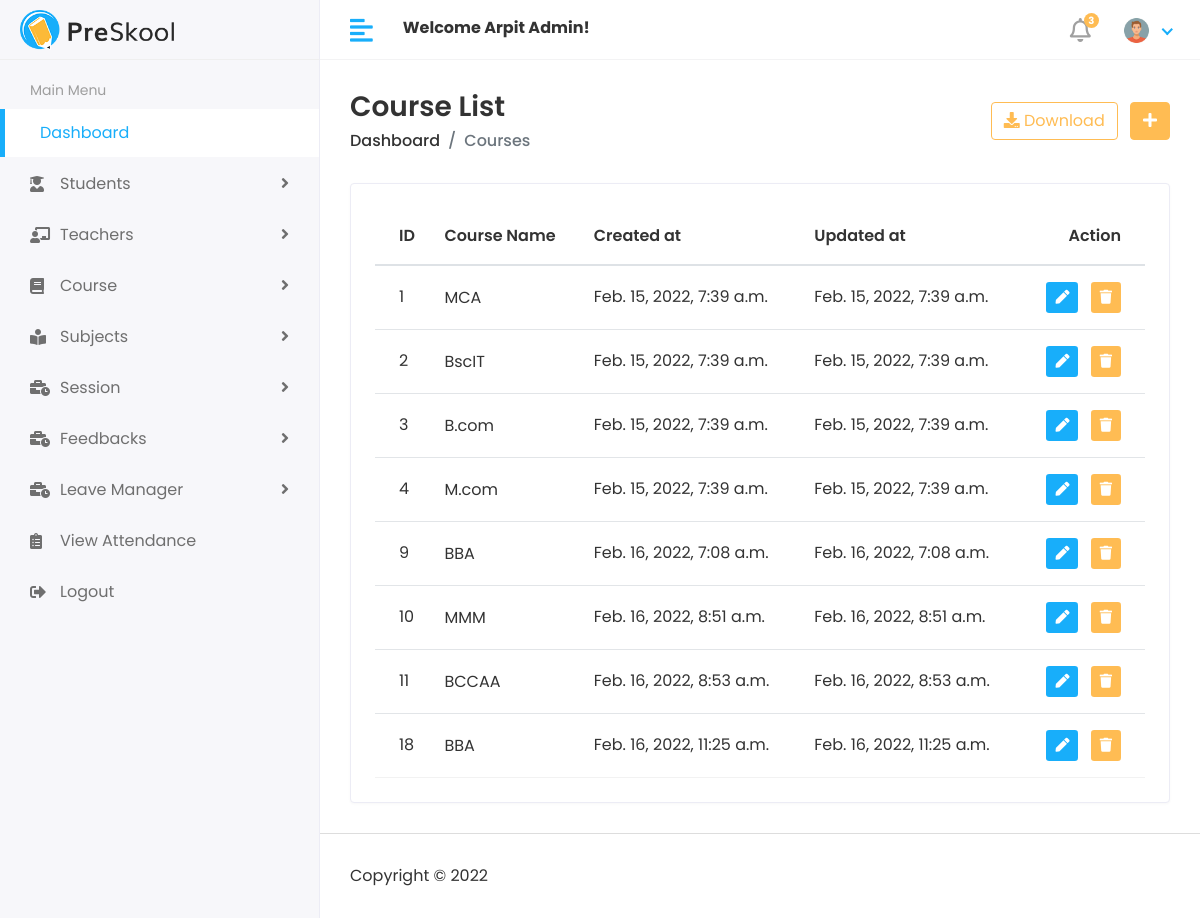
The app's page //Hod/course/view (signed in) with its own data.
### app/models.py (models this page shows, shortened)
class Customuser(AbstractUser):
    USER ={
        (1,'HOD'),
        (2,'STAFF'),
        (3,'STUDENT'),
    }
    user_type = models.CharField(choices=USER,max_length=50,default=1)
    profile_pic = models.ImageField(upload_to='uploads/profile_pic/')

class Course(models.Model):
    name= models.CharField(max_length=100)
    created_at = models.DateTimeField(auto_now_add=True)
    updated_at = models.DateTimeField(auto_now=True)

### HOD/views.py (the view)
# urls.py: path('course/view',viewcourses, name="viewcourse"),
@login_required(login_url="/")
def viewcourses(request):
    course=Course.objects.all()
    context = {
        'courses':course
    }
    return render(request,'HOD/view_course.html',context)

### templates/HOD/view_course.html
{% extends "main/base.html" %}
{% load static %}
 {% block body %}
 <div class="content container-fluid">
    <div class="page-header">
       <div class="row align-items-center">
          <div class="col">
             <h3 class="page-title">Course List</h3>
             <ul class="breadcrumb">
                <li class="breadcrumb-item"><a href="{% url 'hodpage' %}">Dashboard</a></li>
                <li class="breadcrumb-item active">Courses</li>
             </ul>
          </div>
          <div class="col-auto text-right float-right ml-auto">
             <a href="#" class="btn btn-outline-primary mr-2"><i class="fas fa-download"></i> Download</a>
             <a href="{% url 'addcourse' %}" class="btn btn-primary"><i class="fas fa-plus"></i></a>
          </div>
       </div>
    </div>
    <div class="row">
       <div class="col-sm-12">
          <div class="card card-table">
             <div class="card-body">
                <div class="table-responsive">
                   <table class="table table-hover table-center mb-0 datatable">
                      <thead>
                         <tr>
                            <th>ID</th>
                            <th>Course Name</th>
                            <th>Created at</th>
                            <th>Updated at</th>
                            <th class="text-right">Action</th>
                         </tr>
                      </thead>
                      <tbody>
                        {% for course in courses %}
                         <tr>
                            <td>{{course.id}}</td>
                            <td>
                               <h2>
                                  <a>{{course.name}}</a>
                               </h2>
                            </td>
                            <td>{{course.created_at}}</td>
                            <td>{{course.updated_at}}</td>
                            <td class="text-right">
                               <div class="actions">
                                  <a href="{% url 'editcourse' course.id %}" class="btn btn-sm bg-success-light mr-2">
                                  <i class="fas fa-pen"></i>
                                  </a>
                                  <a href="{% url 'deletecourse' course.id %}" class="btn btn-sm bg-danger-light">
                                  <i class="fas fa-trash"></i>
                                  </a>
                               </div>
                            </td>
                         </tr>
                         {% endfor %}
                      </tbody>
                   </table>
                </div>
             </div>
          </div>
       </div>
    </div>
 </div>
 {% endblock %}

### templates/includes/header.html (shortened to what this page needs)
{% load static  %}
   <div class="header">
       <div class="header-left">
          <a href="{% url 'hodpage' %}" class="logo">
          <img src="{% static 'assets/img/logo.png' %}" alt="Logo">
          </a>
       </div>
       <a href="javascript:void(0);" id="toggle_btn">
       <i class="fas fa-align-left"></i>
       </a>
       <div class="top-nav-search mt-3">
          <strong>Welcome <span>{{user.first_name}} {{user.last_name}}</span>!</strong>
       </div>
       <ul class="nav user-menu">
          <li class="nav-item dropdown noti-dropdown">
             <a href="#" class="dropdown-toggle nav-link" data-toggle="dropdown">
             <i class="far fa-bell"></i> <span class="badge badge-pill">3</span>
             </a>
          </li>
          <li class="nav-item dropdown has-arrow">
             <a href="#" class="dropdown-toggle nav-link" data-toggle="dropdown">
            {% if user.profile_pic == "" %}
             <span class="user-img"><img class="rounded-circle" src="{% static 'assets/default-img/user-default.png' %}" width="31" alt="{{user.first_name}}&nbsp;{{user.last_name}}"></span>
            {% else %}
             <span class="user-img"><img class="rounded-circle" src="{{user.profile_pic.url}}" width="31" alt="{{user.first_name}}&nbsp;{{user.last_name}}"></span>
            {% endif %}
            </a>
          </li>
       </ul>
    </div>

### static/assets/css/style.css (style rules this page uses)
html { height: 100%; }
body { background-color: #fff; color: #333; font-family: 'Poppins', sans-serif; font-size: 1rem; height: 100%; line-height: 1.5; overflow-x: hidden; }
h1, h2, h3, h4, h5, h6 { font-family: 'Poppins', sans-serif; margin-top: 0; }
a { color: #009ce7; }
input, button, a { transition: all 0.4s ease; -moz-transition: all 0.4s ease; -o-transition: all 0.4s ease; -ms-transition: all 0.4s ease; -webkit-transition: all 0.4s ease; }
ul, ol { padding: 0px; list-style: none; }
.table { color: #333; max-width: 100%; margin-bottom: 0; width: 100%; }
table.table td h2 { display: inline-block; font-size: inherit; font-weight: 400; margin: 0; padding: 0; vertical-align: middle; }
table.table td h2 a { color: #333; }
.table thead tr th { font-weight: 600; }
.table tbody tr { border-bottom: 1px solid rgba(0, 0, 0, 0.05); }
.table.table-center td, .table.table-center th { vertical-align: middle; }
.card-table .card-body .table > thead > tr > th { border-top: 0; }
.card-table .card-body .table tr td:first-child, .card-table .card-body .table tr th:first-child { padding-left: 1.5rem; }
.card-table .card-body .table tr td:last-child, .card-table .card-body .table tr th:last-child { padding-right: 1.5rem; }
.card-table .table td, .card-table .table th { border-top: 1px solid #e2e5e8; padding: 1rem 0.75rem; white-space: nowrap; }
.btn-primary { background-color: #FFBC53; border: 1px solid #FFBC53; }
.btn-outline-primary { color: #FFBC53; border-color: #FFBC53; }
.card { border: 1px solid #ececf5; box-shadow: 0 1px 3px 0 rgba(0, 0, 0, 0.03); margin-bottom: 1.875rem; }
.card-body { padding: 1.5rem; }
.bg-danger-light { background-color:#FFBC53 !important; color:#fff !important; }
.bg-success-light { background-color: #18aefa; color: #fff; }
.header { background-color: #fff; border-bottom: 1px solid #f3f3f4; left: 0; position: fixed; right: 0; top: 0; z-index: 1001; height: 60px; }
.header .header-left { float: left; height: 60px; padding: 0 20px; position: relative; width: 320px; z-index: 1; transition: all 0.2s ease-in-out; background-color: #f7f7fa; border-bottom: 1px solid #efefef; border-right: 1px solid #ececf5; display: flex; align-items: center; }
.header .header-left .logo { display: inline-block; line-height: 60px; }
.header .header-left .logo img { max-height: 40px; width: auto; }
.header .dropdown-toggle:after { display: none; }
.header .has-arrow .dropdown-toggle:after { border-top: 0; border-left: 0; border-bottom: 2px solid #18aefa; border-right: 2px solid #18aefa; content: ''; height: 8px; display: inline-block; pointer-events: none; -webkit-transform-origin: 66% 66%; -ms-transform-origin: 66% 66%; transform-origin: 66% 66%; -webkit-transform: rotate(45deg); -ms-transform: rotate(45deg); transform: rotate(45deg); -webkit-transition: all 0.15s ease-in-out; transition: all 0.15s ease-in-out; width: 8px; vertical-align: 0px; }
.user-menu { float: right; margin: 0; position: relative; z-index: 99; padding-right: 15px; }
.user-menu.nav > li > a { color: #a0a0a0; font-size: 14px; line-height: 58px; padding: 0 15px; height: 60px; }
.user-img { margin-right: 3px; position: relative; }
.top-nav-search { float: left; margin-left: 15px; }
.page-wrapper > .content { padding: 1.875rem 1.875rem 0; }
.page-header { margin-bottom: 1.875rem; }
.page-header .breadcrumb { background-color: transparent; color: #6c757d; font-size: 1rem; font-weight: 500; margin-bottom: 0; padding: 0; }
.page-header .breadcrumb a { color: #333; }
.page-title { font-size: 28px; font-weight: 600; color: #333; margin-bottom: 5px; }
.user-menu.nav > li > a .badge { background-color: #FFBC53; display: block; font-size: 10px; font-weight: bold; height: 15px; width: 15px; position: absolute; right: 7px; top: 13px; color: #fff; padding: 3px; }
.user-menu.nav > li > a > i { font-size: 1.5rem; line-height: 60px; }
@media (min-width: 992px) { #toggle_btn { align-items: center; color: #18aefa; display: inline-flex; float: left; font-size: 26px; height: 60px; justify-content: center; margin-left: 15px; padding: 0 15px; } }

### records on screen
Customuser: first_name "Arpit", last_name "Admin", profile_pic (picture)
Course: id "1", name "MCA", created_at "Feb. 15, 2022, 7:39 a.m.", updated_at "Feb. 15, 2022, 7:39 a.m."
Course: id "2", name "BscIT", created_at "Feb. 15, 2022, 7:39 a.m.", updated_at "Feb. 15, 2022, 7:39 a.m."
Course: id "3", name "B.com", created_at "Feb. 15, 2022, 7:39 a.m.", updated_at "Feb. 15, 2022, 7:39 a.m."
Course: id "4", name "M.com", created_at "Feb. 15, 2022, 7:39 a.m.", updated_at "Feb. 15, 2022, 7:39 a.m."
Course: id "9", name "BBA", created_at "Feb. 16, 2022, 7:08 a.m.", updated_at "Feb. 16, 2022, 7:08 a.m."
Course: id "10", name "MMM", created_at "Feb. 16, 2022, 8:51 a.m.", updated_at "Feb. 16, 2022, 8:51 a.m."
Course: id "11", name "BCCAA", created_at "Feb. 16, 2022, 8:53 a.m.", updated_at "Feb. 16, 2022, 8:53 a.m."
Course: id "18", name "BBA", created_at "Feb. 16, 2022, 11:25 a.m.", updated_at "Feb. 16, 2022, 11:25 a.m."
